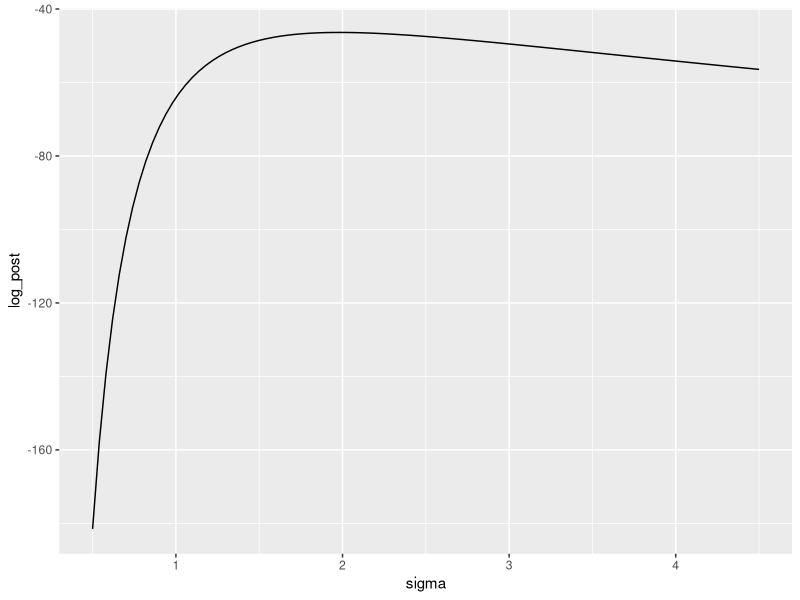
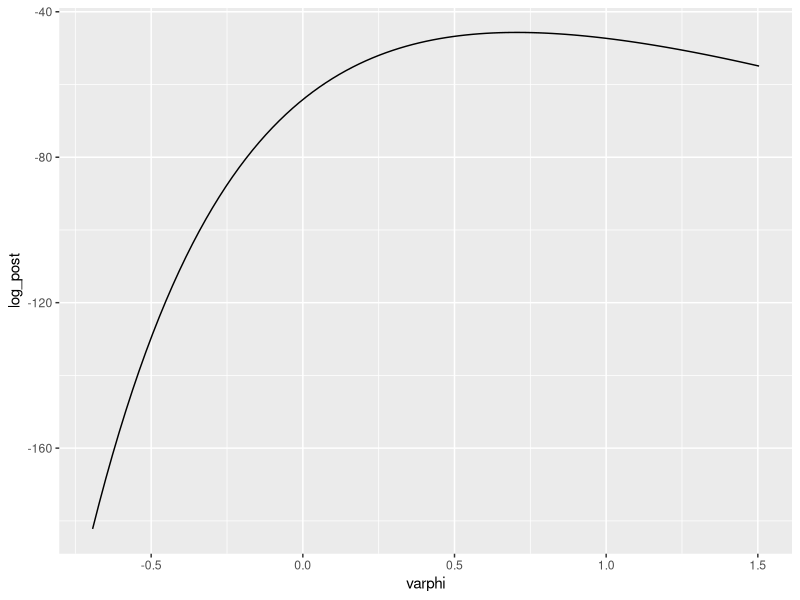
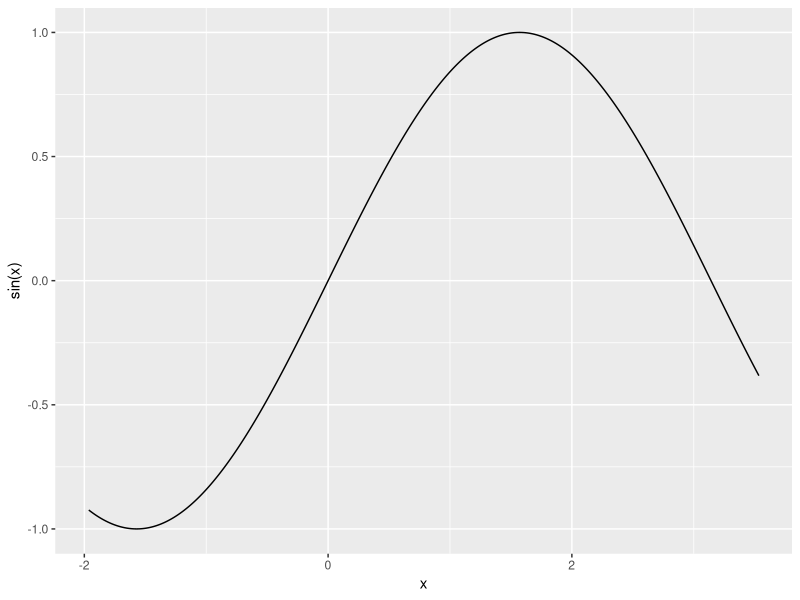
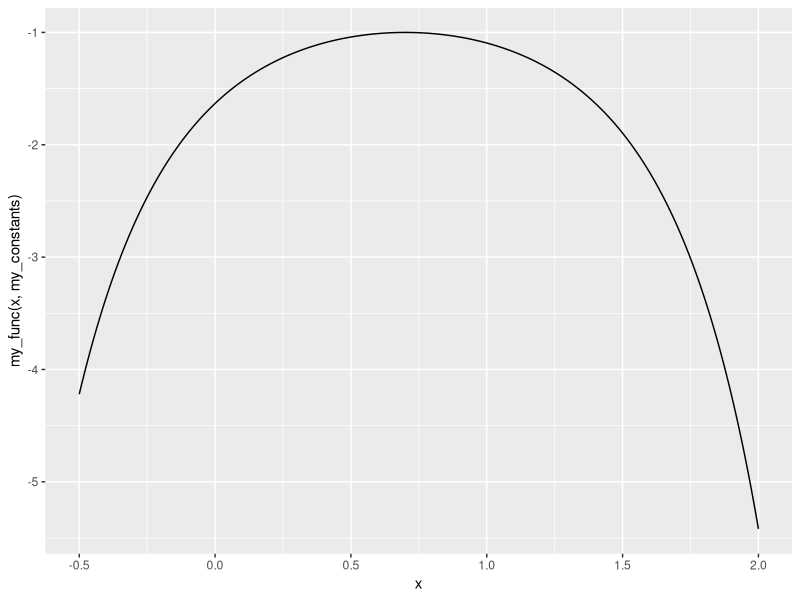
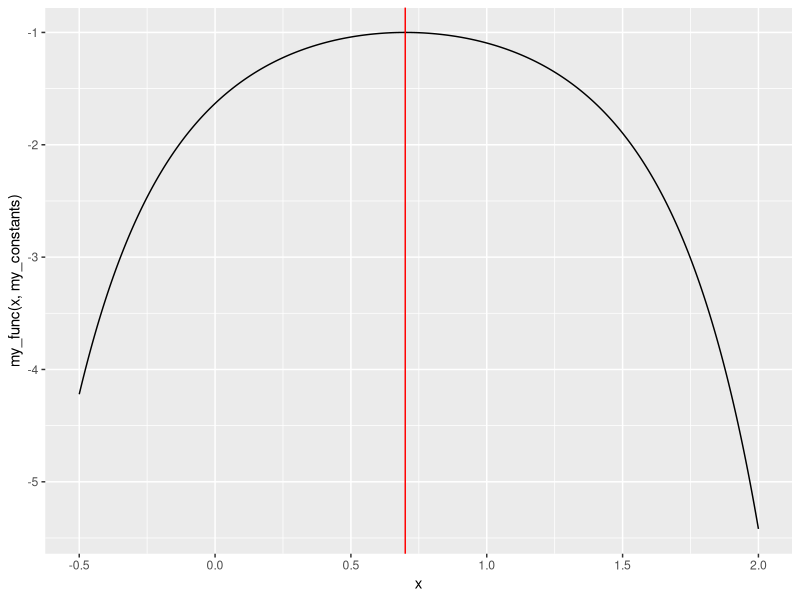
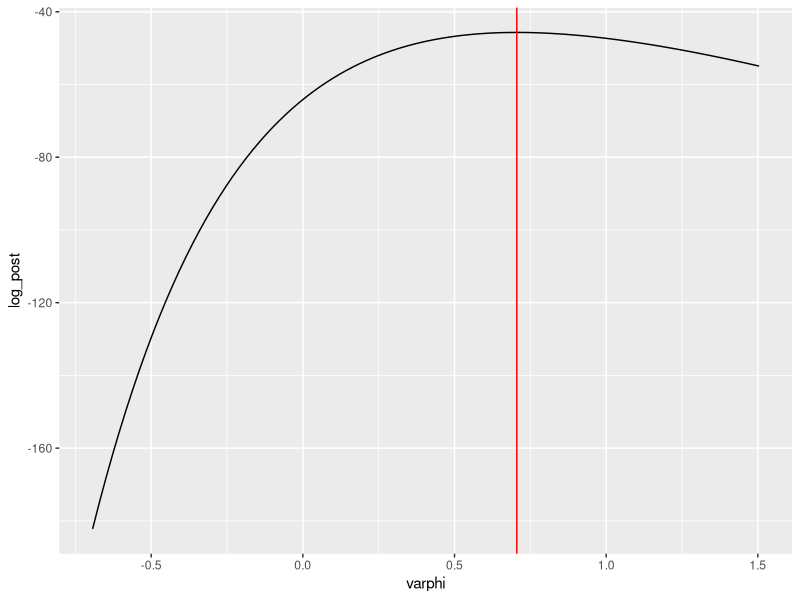

Source code (R) for these figures, in order:
## ---- chunk 1
knitr::opts_chunk$set(echo = TRUE)
## ---- chunk 2
library(tidyverse)
## ---- chunk 3
Q_25<- qnorm(p = 0.25, mean = 125, sd = 5)
Q_75<- qnorm(p = 0.75, mean = 125, sd = 5)
Q_25
Q_75
## ---- chunk 4
pnorm(q = 117, mean = 125, sd = 5)

## ---- chunk 5
N <- 21
v <- 4.2
## ---- chunk 6
### set input arguments !!!
log_post_sigma_unnorm <- function(sigma, N,v, lambda)
{result<- N*log(1/sqrt(2*pi*(sigma)^2))-v*N/(2*(sigma)^2)-lambda*sigma
return(result)
}
## ---- chunk 7
tibble::tibble(
  sigma = seq(0.5,4.5,length.out=101)
) %>% 
  mutate(log_post=log_post_sigma_unnorm(sigma, N,v, 0.75)) %>% ggplot(aes(x=sigma, y=log_post))+geom_line()
## ---- chunk 8
### set the input arguments !!!
log_post_varphi_unnorm <- function(varphi,N,v,lambda)
{
  # back-calculate sigma given varphi
  sigma <- exp(varphi)
  
  # calculate the unnormalized log-posterior on sigma
  log_post <- N*log(1/sqrt(2*pi*(sigma)^2))-N*v/(2*(sigma)^2)-lambda*sigma

  
  # account for the derivative adjustment
  return(log_post + varphi)
  
}
## ---- chunk 9
tibble::tibble(
  varphi = seq(log(0.5), log(4.5), length.out=101)
) %>%  
  mutate(log_post=log_post_varphi_unnorm(varphi,N,v,0.75)) %>% ggplot(aes(x=varphi, y=log_post))+geom_line()
## ---- chunk 10
tibble::tibble(
  x = seq(-5*pi/8, 9*pi/8, length.out=1001)
) %>% 
  ggplot(mapping = aes(x=x, y=sin(x)))+geom_line()
## ---- chunk 11
a<-seq(-5*pi/8, 9*pi/8, length.out=1001)
fr <- function(x) {   ## Rosenbrock Banana function
  b=sin(x)}
#fr(a)

opt_sine_01 <- optim(par= 0,
                     fn=fr,
                     gr = NULL,
                     method = "Brent",
                     lower = -5*pi/8, upper = 9*pi/8,
                     hessian = TRUE ,
                     control = list(fnscale=-1 ))
opt_sine_01
## ---- chunk 12

opt_sine_02 <- optim(par= 3,
                     fn= fr,
                     gr = NULL,
                     method = "Brent",
                     lower = -5*pi/8, upper = 9*pi/8,
                     hessian = TRUE ,
                     control = list(fnscale=-1 ))
opt_sine_02
## ---- chunk 13
my_func <- function(x,constants)
{
  result= -exp((x-constants[1])^constants[2])
}

my_constants <- c(0.7, 2)
## ---- chunk 14
tibble::tibble(
  x = seq(-0.5,2, length.out=501)
) %>% 
  ggplot(mapping = aes(x = x, 
                       y = my_func(x,my_constants)))+geom_line()
## ---- chunk 15
opt_result <- optim( 1.75,
                     my_func,
                    gr = NULL,
                     my_constants,
                    method = "Brent",
                    lower = -0.5, upper = 2,
                    hessian = TRUE,
                    control = list(fnscale=-1))

opt_result
## ---- chunk 16
tibble::tibble(
  x = seq(-0.5,2, length.out=501)
) %>% 
  ggplot(mapping = aes(x = x, 
                       y = my_func(x,my_constants)))+geom_line() + geom_vline(xintercept=unlist(opt_result[1]), color="red")
## ---- chunk 17

varphi_opt_a <- optim( -0.5,
                    log_post_varphi_unnorm,
                    gr = NULL,
                    N=21, v=4.2, lambda=0.75,
                    method = "BFGS",
                    lower = , upper = ,
                    hessian = ,
                    control = list(fnscale=-1))

varphi_opt_a

## ---- chunk 18
varphi_opt_b <- optim( 1.35,
                    log_post_varphi_unnorm,
                    gr = NULL,
                    N=21, v=4.2, lambda=0.75,
                    method = "BFGS",
                    lower = , upper = ,
                    hessian = ,
                    control = list(fnscale=-1))
varphi_opt_b
## ---- chunk 19
tibble::tibble(
  varphi = seq(log(0.5), log(4.5), length.out=101)
) %>%  
  mutate(log_post=log_post_varphi_unnorm(varphi,N,v,0.75)) %>% ggplot(aes(x=varphi, y=log_post))+geom_line()+ geom_vline(xintercept=unlist(varphi_opt_b[1]), color="red")

